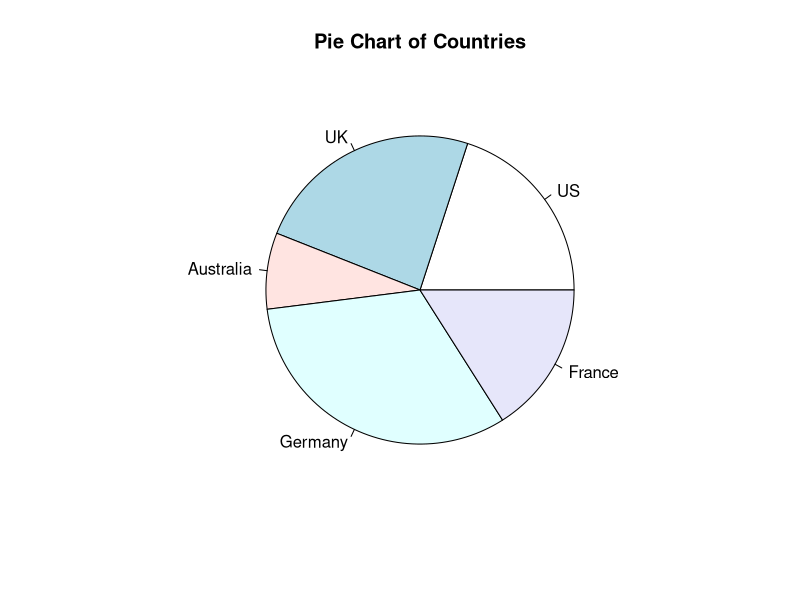

Generate this figure with R:
print("Hello world!")

x <- 12
y <- 13
sum = x +y
print(paste("Sum of x and y is",sum))

#Simple Pie Chart
slices <- c(10, 12, 4, 16, 8)
lbls <- c("US", "UK", "Australia", "Germany", "France")
pie(slices, labels = lbls, main="Pie Chart of Countries")
